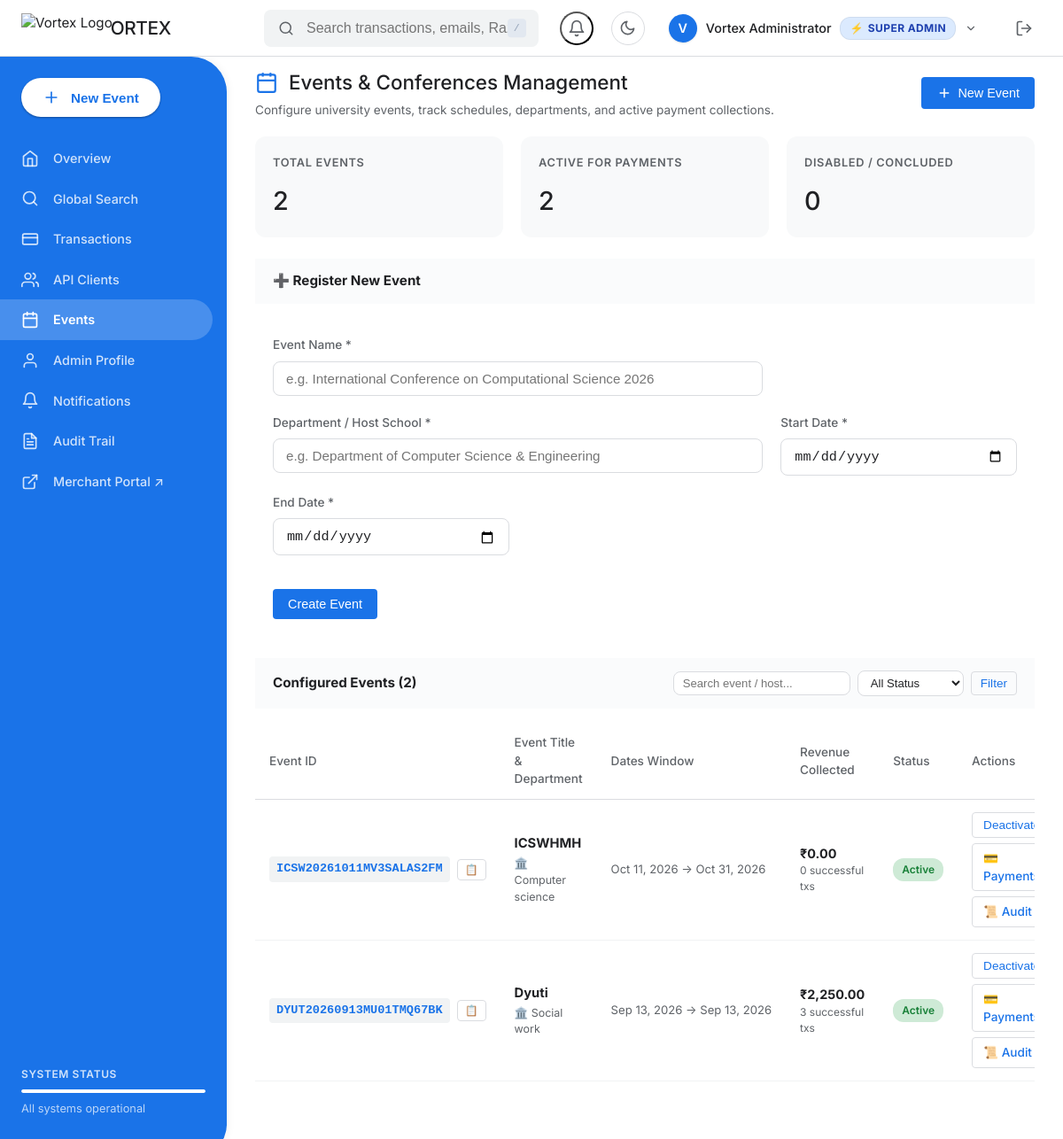
The page /vortex/admin/events/index.php (signed in) on the database its author committed.
### tables this page shows
CREATE TABLE IF NOT EXISTS events (
    id INT AUTO_INCREMENT PRIMARY KEY,
    event_id VARCHAR(50) NOT NULL UNIQUE,
    event_name VARCHAR(255) NOT NULL,
    department VARCHAR(100) NOT NULL,
    start_date DATETIME NOT NULL,
    end_date DATETIME NOT NULL,
    is_active TINYINT(1) DEFAULT 1,
    created_at TIMESTAMP DEFAULT CURRENT_TIMESTAMP,
    updated_at TIMESTAMP DEFAULT CURRENT_TIMESTAMP ON UPDATE CURRENT_TIMESTAMP
);

### vortex/config/database.php (called while the page is built, shortened)
<?php
try {
    if (file_exists(__DIR__ . '/../../.env')) {
        $rootDotenv = Dotenv\Dotenv::createImmutable(__DIR__ . '/../../');
    }
} catch (\Throwable $e) {}
if (file_exists(__DIR__ . '/../helpers/env_loader.php')) {
    require_once __DIR__ . '/../helpers/env_loader.php';
}
?>

### vortex/helpers/env_loader.php (called while the page is built, shortened)
<?php
function loadEnv($envPath = __DIR__ . '/../.env') {
    if (!file_exists($envPath)) {
        return;
    }
    $lines = file($envPath, FILE_IGNORE_NEW_LINES | FILE_SKIP_EMPTY_LINES);
}

### vortex/classes/Database.php (called while the page is built, shortened)
<?php
require_once __DIR__ . '/Logger.php';
class Database
{
    private static ?Database $instance = null;
    private PDO $connection;
    private function __construct()
    {
        require_once __DIR__ . '/../config/database.php';
        $dsn = sprintf(
            "mysql:host=%s;port=%s;dbname=%s;charset=utf8mb4",
            DB_HOST,
            DB_PORT,
            DB_NAME
        );
        try {
            $this->connection = new PDO(
                $dsn,
                DB_USER,
                DB_PASS,
                [
                    PDO::ATTR_ERRMODE => PDO::ERRMODE_EXCEPTION,
                    PDO::ATTR_DEFAULT_FETCH_MODE => PDO::FETCH_ASSOC,
                    PDO::ATTR_EMULATE_PREPARES => false
                ]
            );
            $this->connection->exec("SET time_zone = '+05:30'");
        } catch (PDOException $exception) {
            Logger::error(
                'Database connection failed: '
                . $exception->getMessage()
            );
            throw new Exception(
                "Unable to establish database connection.",
                0,
                $exception
            );
        }
    }
    public static function getInstance(): Database
    {
        if (self::$instance === null) {
            self::$instance = new self();
        }
        return self::$instance;
    }
    public function getConnection(): PDO
    {
        return $this->connection;
    }
}

### vortex/classes/Logger.php (called while the page is built, shortened)
<?php
class Logger
{
    private static function writeLog($type, $message)
    {
        $file = __DIR__ . "/../logs/vortex.log";
        $date = date("Y-m-d H:i:s");
        $log = "[" . $date . "] ";
        $log .= "[" . $type . "] ";
        $log .= $message;
        $log .= PHP_EOL;
    }
}

### vortex/classes/Event.php (called while the page is built, shortened)
<?php
require_once __DIR__ . '/Database.php';
require_once __DIR__ . '/Logger.php';
class Event
{
    private $db;
    public function __construct()
    {
        $this->db = Database::getInstance()->getConnection();
    }
    public function getAllEvents($limit = 50)
    {
        try {
            $limit = max(1, min((int) $limit, 200));
            $query = "SELECT id, event_id, event_name, department,
                             start_date, end_date, is_active, created_at
                      FROM events
                      ORDER BY id DESC
                      LIMIT " . $limit;
            $statement = $this->db->prepare($query);
            $statement->execute();
            return $statement->fetchAll();
        } catch (\PDOException $e) {
            Logger::error('Failed to fetch events: ' . $e->getMessage());
            return [];
        } catch (\Throwable $e) {
            Logger::error('Unexpected error fetching events: ' . $e->getMessage());
            return [];
        }
    }
}
?>

### vortex/admin/events/index.php (the view, shortened to what this page needs)
<?php
require_once __DIR__ . '/../../classes/Database.php';
require_once __DIR__ . '/../../classes/Event.php';
require_once __DIR__ . '/../../classes/RBAC.php';
require_once __DIR__ . '/../../classes/Logger.php';
$eventModel = new Event();
$db = Database::getInstance()->getConnection();
$allEvents = $eventModel->getAllEvents(200) ?: [];
$totalEventsCount    = count($allEvents);
$activeEventsCount   = count(array_filter($allEvents, fn($e) => (int)($e['is_active'] ?? 0) === 1));
$inactiveEventsCount = $totalEventsCount - $activeEventsCount;
$eventRevenueMap = [];
try {
    $revStmt = $db->query("
        SELECT event_id, COUNT(*) as tx_count, COALESCE(SUM(amount), 0) as total_rev
        FROM transactions
        WHERE status = 'SUCCESS'
        GROUP BY event_id
    ");
    while ($r = $revStmt->fetch(PDO::FETCH_ASSOC)) {
        $eventRevenueMap[$r['event_id']] = $r;
    }
} catch (\Throwable $e) {}
$searchQ = trim($_GET['q'] ?? '');
$statusFilter = trim($_GET['status'] ?? 'ALL');
$filteredEvents = array_filter($allEvents, function($evt) use ($searchQ, $statusFilter) {
    if ($statusFilter === 'ACTIVE' && (int)$evt['is_active'] !== 1) return false;
    if ($statusFilter === 'DISABLED' && (int)$evt['is_active'] === 1) return false;
    if ($searchQ !== '') {
        $haystack = strtolower(($evt['event_name'] ?? '') . ' ' . ($evt['event_id'] ?? '') . ' ' . ($evt['department'] ?? ''));
        if (!str_contains($haystack, strtolower($searchQ))) return false;
    }
    return true;
});
require_once __DIR__ . '/../includes/header.php';
?>
<div style="display: flex; justify-content: space-between; align-items: center; flex-wrap: wrap; gap: 12px; margin-bottom: 20px;">
    <div>
        <div class="section-title" style="margin-bottom: 4px;">
            Events &amp; Conferences Management
        </div>
        <div style="font-size: 0.85rem; color: var(--text-gray);">
            Configure university events, track schedules, departments, and active payment collections.
        </div>
    </div>
    <?php if (RBAC::can('events.create')): ?>
    <button type="button" class="btn btn-primary" onclick="if(typeof openEventModal === 'function') openEventModal(event);" style="display: inline-flex; align-items: center; gap: 6px;">
        <svg width="18" height="18" viewBox="0 0 24 24" fill="none" stroke="currentColor" stroke-width="2"><line x1="12" y1="5" x2="12" y2="19"></line><line x1="5" y1="12" x2="19" y2="12"></line></svg>
        New Event
    </button>
    <?php endif; ?>
</div>
<div class="metrics-grid" style="margin-bottom: 24px;">
    <div class="metric-card">
        <span class="metric-label">Total Events</span>
        <span class="metric-value"><?= number_format($totalEventsCount) ?></span>
    </div>
    <div class="metric-card">
        <span class="metric-label">Active For Payments</span>
        <span class="metric-value success"><?= number_format($activeEventsCount) ?></span>
    </div>
    <div class="metric-card">
        <span class="metric-label">Disabled / Concluded</span>
        <span class="metric-value danger"><?= number_format($inactiveEventsCount) ?></span>
    </div>
</div>
<?php if (RBAC::can('events.create')): ?>
<div class="section-card" style="margin-bottom: 24px;">
    <div class="section-header" style="background: #fafbfc; border-bottom: 1px solid var(--border-color); padding: 14px 20px;">
        <h3 style="font-size: 0.95rem; font-weight: 700; color: var(--text-dark); margin: 0;">
            ➕ Register New Event
        </h3>
    </div>
    <div class="section-body" style="padding: 20px;">
        <form action="index.php" method="POST">
            <div class="form-grid">
                <div class="form-group" style="grid-column: span 2;">
                    <label>Event Name *</label>
                    <input type="text" name="event_name" class="form-control" placeholder="e.g. International Conference on Computational Science 2026" required>
                </div>
                <div class="form-group" style="grid-column: span 2;">
                    <label>Department / Host School *</label>
                    <input type="text" name="department" class="form-control" placeholder="e.g. Department of Computer Science &amp; Engineering" required>
                </div>
                <div class="form-group">
                    <label>Start Date *</label>
                    <input type="date" name="start_date" class="form-control" required>
                </div>
                <div class="form-group">
                    <label>End Date *</label>
                    <input type="date" name="end_date" class="form-control" required>
                </div>
            </div>
            <button type="submit" class="btn btn-primary" style="margin-top: 14px;">Create Event</button>
        </form>
    </div>
</div>
<?php endif; ?>
<div class="section-card">
    <div class="section-header" style="display: flex; justify-content: space-between; align-items: center; flex-wrap: wrap; gap: 12px; padding: 14px 20px; border-bottom: 1px solid var(--border-color); background: #fafbfc;">
        <div style="font-size: 0.95rem; font-weight: 700; color: var(--text-dark);">
            Configured Events (<?= count($filteredEvents) ?>)
        </div>
        <form method="GET" action="index.php" style="display: flex; gap: 8px; align-items: center; flex-wrap: wrap;">
            <input type="text" name="q" class="form-control" placeholder="Search event / host..." value="<?= htmlspecialchars($searchQ) ?>" style="font-size: 0.82rem; padding: 5px 10px; width: 200px;">
            <select name="status" class="form-control" style="font-size: 0.82rem; padding: 5px 10px; width: 120px;" onchange="this.form.submit()">
                <option value="ALL" <?= $statusFilter === 'ALL' ? 'selected' : '' ?>>All Status</option>
            </select>
            <button type="submit" class="btn btn-secondary btn-sm" style="padding: 5px 10px;">Filter</button>
        </form>
    </div>
    <div class="section-body" style="padding: 0;">
        <div class="table-responsive">
            <table class="admin-table">
                <thead>
                    <tr>
                        <th>Event ID</th>
                        <th>Event Title &amp; Department</th>
                        <th>Dates Window</th>
                        <th>Revenue Collected</th>
                        <th>Status</th>
                        <th>Actions</th>
                    </tr>
                </thead>
                <tbody>
                    <?php if (empty($filteredEvents)): ?>
                        <tr><td colspan="6" style="text-align: center; padding: 28px; color: var(--text-gray);">No events matching criteria found.</td></tr>
                    <?php else: ?>
                        <?php foreach ($filteredEvents as $event): ?>
                            <?php
                            $eId = $event['event_id'];
                            $revData = $eventRevenueMap[$eId] ?? ['tx_count' => 0, 'total_rev' => 0.0];
                            ?>
                            <tr>
                                <td>
                                    <div class="copy-wrapper">
                                        <span class="font-mono" style="font-weight: 700; color: var(--primary-blue);"><?= htmlspecialchars($eId) ?></span>
                                        <button type="button" class="btn-copy btn-copy-sm" onclick="copyToClipboard('<?= htmlspecialchars($eId, ENT_QUOTES) ?>', this)" title="Copy Event ID">📋</button>
                                    </div>
                                </td>
                                <td>
                                    <div style="font-weight: 700; color: var(--text-dark); font-size: 0.92rem;">
                                        <?= htmlspecialchars($event['event_name']) ?>
                                    </div>
                                    <div style="font-size: 0.78rem; color: var(--text-gray); margin-top: 3px;">
                                        🏛️ <?= htmlspecialchars($event['department'] ?? 'General') ?>
                                    </div>
                                </td>
                                <td style="font-size: 0.82rem; color: var(--text-gray); white-space: nowrap;">
                                    <?= date('M d, Y', strtotime($event['start_date'])) ?> &rarr; <?= date('M d, Y', strtotime($event['end_date'])) ?>
                                </td>
                                <td>
                                    <span style="font-weight: 700; color: var(--text-dark);">₹<?= number_format((float)$revData['total_rev'], 2) ?></span>
                                    <div style="font-size: 0.75rem; color: var(--text-gray);">
                                        <?= (int)$revData['tx_count'] ?> successful txs
                                    </div>
                                </td>
                                <td>
                                    <span class="badge <?= (int)$event['is_active'] === 1 ? 'badge-success' : 'badge-danger' ?>">
                                        <?= (int)$event['is_active'] === 1 ? 'Active' : 'Disabled' ?>
                                    </span>
                                </td>
                                <td>
                                    <div style="display: flex; gap: 6px; align-items: center; flex-wrap: wrap;">
                                        <?php if (RBAC::can('events.edit')): ?>
                                        <form action="index.php" method="POST" style="display: inline;">
                                            <?php if ((int)$event['is_active'] === 1): ?>
                                                <button type="submit" class="btn btn-secondary btn-sm" onclick="return confirm('Deactivate event <?= htmlspecialchars($eId) ?>? Customers will not be able to pay.');">
                                                    Deactivate
                                                </button>
                                            <?php endif; ?>
                                        </form>
                                        <?php endif; ?>
                                        <a href="../payments/list_payments.php?event_id=<?= urlencode($eId) ?>" class="btn btn-secondary btn-sm" title="View payments for this event">
                                            💳 Payments
                                        </a>
                                        <a href="../audit_logs.php?entity_type=event&entity_id=<?= urlencode($eId) ?>" class="btn btn-secondary btn-sm" title="Inspect audit trail for this event">
                                            📜 Audit
                                        </a>
                                    </div>
                                </td>
                            </tr>
                        <?php endforeach; ?>
                    <?php endif; ?>
                </tbody>
            </table>
        </div>
    </div>
</div>
<?php require_once __DIR__ . '/../includes/footer.php'; ?>

### rows shown on the page
events: event "ICSW20261011MV3SALAS2FM", event_name "ICSWHMH", department "Computer science", start_date "Oct 11, 2026", end_date "Oct 31, 2026", event "0.00", event "0", is_active "Active"
events: event "DYUT20260913MU01TMQ67BK", event_name "Dyuti", department "Social work", start_date "Sep 13, 2026", end_date "Sep 13, 2026", total_rev "2,250.00", tx_count "3", is_active "Active"

### other values the page prints
$_SESSION['vortex_admin_fullname'] "Vortex Administrator"
$icon "⚡"
$meta['short_label'] "SUPER ADMIN"
$totalEventsCount "2"
$activeEventsCount "2"
$inactiveEventsCount "0"
count($filteredEvents) "2"
